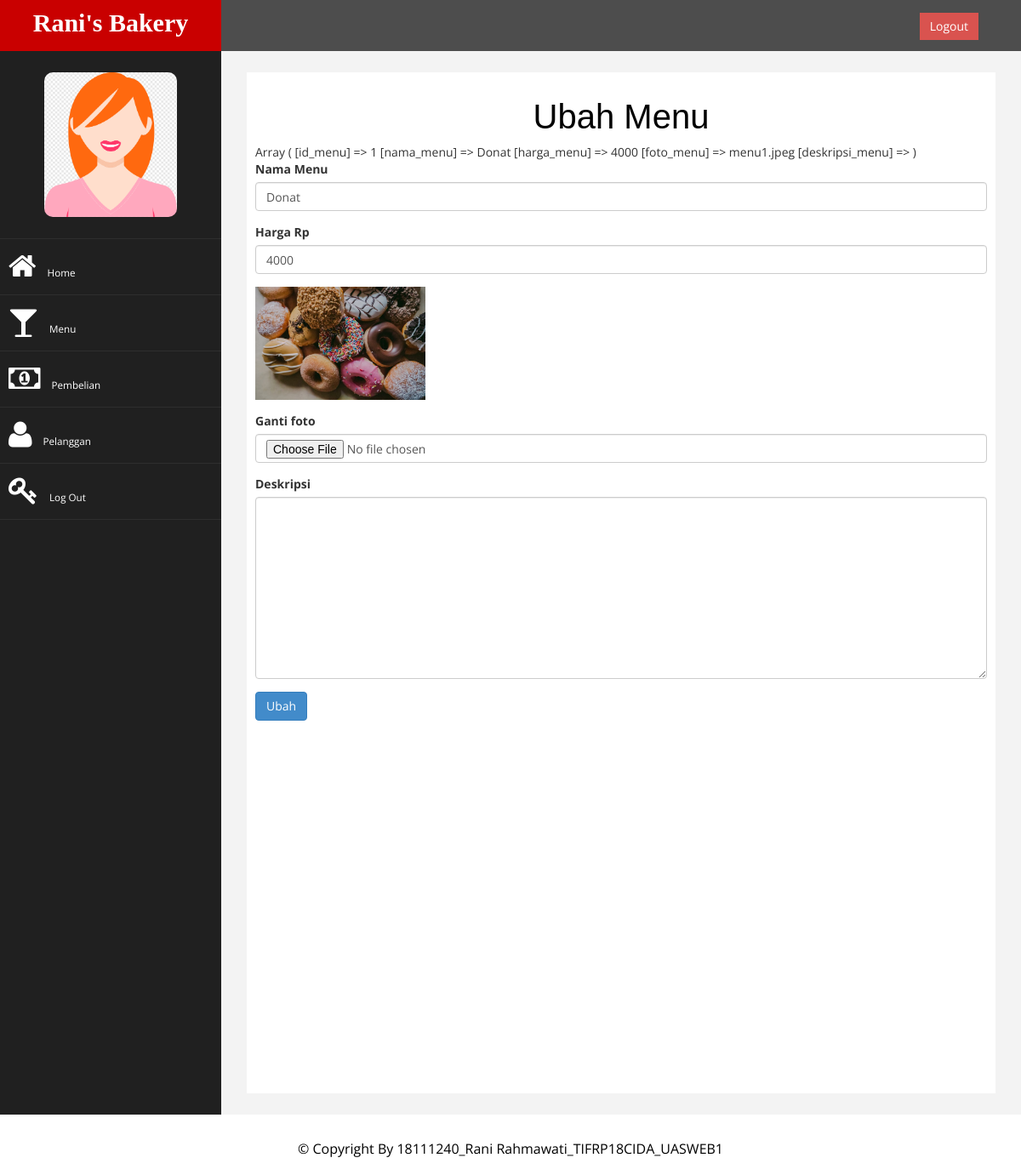
/config/dashboard.php?halaman=ubahmenu&id=1, run on the app's committed database.
### tables this page shows
CREATE TABLE `tb_menu` (
  `id_menu` int(11) NOT NULL,
  `nama_menu` varchar(100) NOT NULL,
  `harga_menu` int(11) NOT NULL,
  `foto_menu` varchar(100) NOT NULL,
  `deskripsi_menu` text NOT NULL
);

### config/ubahmenu.php (the view, shortened to what this page needs)
<h2>Ubah Menu</h2>
<?php
$ambil = $conn->query("SELECT * FROM tb_menu WHERE id_menu='$_GET[id]'");
$pecah = $ambil->fetch_assoc();
echo "<prev>";
print_r($pecah);
echo "</prev>";
?>
<form method="POST" enctype="multipart/form-data">
<div class="form-group">
    <label>Nama Menu</label>
    <input type="text" name="nama" class="form-control" value="<?php echo $pecah['nama_menu']; ?>">
</div>
<div class="form-group">
    <label>Harga Rp</label>
    <input type="number" name="harga" class="form-control" value="<?php echo $pecah['harga_menu']; ?>">
</div>
<div class="form-group">
    <img src="../config/upload/<?php echo $pecah['foto_menu'] ?>" width="200px">
</div>
<div class="form-group">
    <label>Ganti foto</label>
    <input type="file" name="foto" class="form-control">
</div>
<div class="form-group">
    <label>Deskripsi</label>
    <textarea name="deskripsi" class="form-control" rows="10"><?php echo $pecah['deskripsi_menu']?></textarea>
</div>
<button class="btn btn-primary" name="ubah">Ubah</button>
</form>

### config/assets/css/custom.css (style rules this page uses)
body { font-family: 'Open Sans', sans-serif; }
h2 { color: #f00; }

### config/ubahmenu.php (style rules this page uses)
h2 { text-align: center; font-family: 'Gill Sans', 'Gill Sans MT', Calibri, 'Trebuchet MS', sans-serif; color: black; font-size: 40px; }

### data on the page
tb_menu: nama "Donat", harga "4000", foto_menu (picture)
